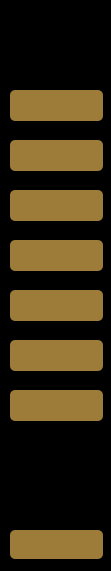
     <widget class="QWidget" name="only_icon" native="true">
      <property name="geometry">
       <rect>
        <x>10</x>
        <y>-10</y>
        <width>111</width>
        <height>571</height>
       </rect>
      </property>
      <property name="styleSheet">
       <string notr="true">background-color: rgb(0, 0, 0);</string>
      </property>
      <widget class="QLabel" name="label">
       <property name="geometry">
        <rect>
         <x>20</x>
         <y>20</y>
         <width>63</width>
         <height>20</height>
        </rect>
       </property>
       <property name="text">
        <string>TextLabel</string>
       </property>
      </widget>
      <widget class="QPushButton" name="pushButton">
       <property name="geometry">
        <rect>
         <x>10</x>
         <y>90</y>
         <width>93</width>
         <height>31</height>
        </rect>
       </property>
       <property name="styleSheet">
        <string notr="true">background-color: rgb(156, 124, 56);
border-radius:5px;</string>
       </property>
       <property name="text">
        <string/>
       </property>
       <property name="icon">
        <iconset resource="Source_Reservation.qrc">
         <normaloff>:/image/photoReservation/dashboard_white.png</normaloff>:/image/photoReservation/dashboard_white.png</iconset>
       </property>
       <property name="iconSize">
        <size>
         <width>25</width>
         <height>25</height>
        </size>
       </property>
      </widget>
      <widget class="QPushButton" name="pushButton_2">
       <property name="geometry">
        <rect>
         <x>10</x>
         <y>140</y>
         <width>93</width>
         <height>31</height>
        </rect>
       </property>
       <property name="styleSheet">
        <string notr="true">background-color: rgb(156, 124, 56);
border-radius:5px;</string>
       </property>
       <property name="text">
        <string/>
       </property>
       <property name="icon">
        <iconset resource="Source_Reservation.qrc">
         <normaloff>:/image/photoReservation/icons8-reservation-64.png</normaloff>:/image/photoReservation/icons8-reservation-64.png</iconset>
       </property>
       <property name="iconSize">
        <size>
         <width>25</width>
         <height>25</height>
        </size>
       </property>
      </widget>
      <widget class="QPushButton" name="pushButton_3">
       <property name="geometry">
        <rect>
         <x>10</x>
         <y>190</y>
         <width>93</width>
         <height>31</height>
        </rect>
       </property>
       <property name="styleSheet">
        <string notr="true">background-color: rgb(156, 124, 56);
border-radius:5px;</string>
       </property>
       <property name="text">
        <string/>
       </property>
       <property name="icon">
        <iconset resource="Source_Reservation.qrc">
         <normaloff>:/image/photoReservation/icons8-finance-48 (1).png</normaloff>:/image/photoReservation/icons8-finance-48 (1).png</iconset>
       </property>
       <property name="iconSize">
        <size>
         <width>25</width>
         <height>25</height>
        </size>
       </property>
      </widget>
      <widget class="QPushButton" name="pushButton_4">
       <property name="geometry">
        <rect>
         <x>10</x>
         <y>240</y>
         <width>93</width>
         <height>31</height>
        </rect>
       </property>
       <property name="styleSheet">
        <string notr="true">background-color: rgb(156, 124, 56);
border-radius:5px;</string>
       </property>
       <property name="text">
        <string/>
       </property>
       <property name="icon">
        <iconset resource="Source_Reservation.qrc">
         <normaloff>:/image/photoReservation/icons8-lit-50.png</normaloff>:/image/photoReservation/icons8-lit-50.png</iconset>
       </property>
       <property name="iconSize">
        <size>
         <width>25</width>
         <height>25</height>
        </size>
       </property>
      </widget>
      <widget class="QPushButton" name="pushButton_5">
       <property name="geometry">
        <rect>
         <x>10</x>
         <y>290</y>
         <width>93</width>
         <height>31</height>
        </rect>
       </property>
       <property name="styleSheet">
        <string notr="true">background-color: rgb(156, 124, 56);
border-radius:5px;</string>
       </property>
       <property name="text">
        <string/>
       </property>
       <property name="icon">
        <iconset resource="Source_Reservation.qrc">
         <normaloff>:/image/photoReservation/icons8-client-50.png</normaloff>:/image/photoReservation/icons8-client-50.png</iconset>
       </property>
       <property name="iconSize">
        <size>
         <width>25</width>
         <height>25</height>
        </size>
       </property>
      </widget>
      <widget class="QPushButton" name="pushButton_6">
       <property name="geometry">
        <rect>
         <x>10</x>
         <y>340</y>
         <width>93</width>
         <height>31</height>
        </rect>
       </property>
       <property name="styleSheet">
        <string notr="true">background-color: rgb(156, 124, 56);
border-radius:5px;</string>
       </property>
       <property name="text">
        <string/>
       </property>
       <property name="icon">
        <iconset resource="Source_Reservation.qrc">
         <normaloff>:/image/photoReservation/icons8-service-50.png</normaloff>:/image/photoReservation/icons8-service-50.png</iconset>
       </property>
       <property name="iconSize">
        <size>
         <width>25</width>
         <height>25</height>
        </size>
       </property>
      </widget>
      <widget class="QPushButton" name="pushButton_7">
       <property name="geometry">
        <rect>
         <x>10</x>
         <y>390</y>
         <width>93</width>
         <height>31</height>
        </rect>
       </property>
       <property name="styleSheet">
        <string notr="true">background-color: rgb(156, 124, 56);
border-radius:5px;</string>
       </property>
       <property name="text">
        <string/>
       </property>
       <property name="icon">
        <iconset>
         <normaloff>../QtDesignStudio/icons8-employé-50 (1).png</normaloff>../QtDesignStudio/icons8-employé-50 (1).png</iconset>
       </property>
       <property name="iconSize">
        <size>
         <width>25</width>
         <height>25</height>
        </size>
       </property>
      </widget>
      <widget class="QPushButton" name="pushButton_8">
       <property name="geometry">
        <rect>
         <x>10</x>
         <y>530</y>
         <width>93</width>
         <height>29</height>
        </rect>
       </property>
       <property name="styleSheet">
        <string notr="true">background-color: rgb(156, 124, 56);
border-radius:5px;</string>
       </property>
       <property name="text">
        <string/>
       </property>
       <property name="icon">
        <iconset resource="Source_Reservation.qrc">
         <normaloff>:/image/photoReservation/icons8-sortie-50.png</normaloff>:/image/photoReservation/icons8-sortie-50.png</iconset>
       </property>
       <property name="iconSize">
        <size>
         <width>25</width>
         <height>25</height>
        </size>
       </property>
      </widget>
      <widget class="QLabel" name="label_4">
       <property name="geometry">
        <rect>
         <x>10</x>
         <y>10</y>
         <width>91</width>
         <height>61</height>
        </rect>
       </property>
       <property name="text">
        <string/>
       </property>
       <property name="pixmap">
        <pixmap>../../QtDesignStudio/Capture d'écran 2024-09-29 230751.png</pixmap>
       </property>
       <property name="scaledContents">
        <bool>true</bool>
       </property>
      </widget>
     </widget>
